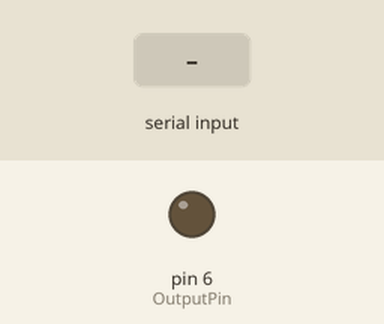
Simulated run of this sketch. Board: Arduino Uno, built with avr-gcc and run on an emulated ATmega328P. Shown: output pins drawn as LEDs (lit = HIGH). Inputs (shaded band) come from the test bench.

Above: at 1.2 s.
1.3 s: "30,150\n" received over Serial
Timing chart, 0 to 4.3 s (numbered marks = the images above; inputs shaded):
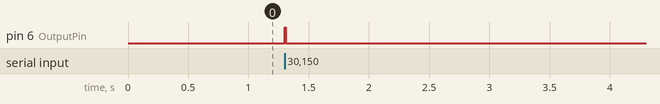

Measured:
- after the input at 1.3 s, pin 6 (OutputPin): LOW → HIGH at once, → LOW 0.01 s later

The sketch:

SpeedoDrive-V2.ino
```cpp
// (licence header left out)
// |------------------------------- HELPFUL INFO ------------------------------------------------------------------------------------------------------------|
    // ATTINY202 PINS (ALL)
        // 1 - VDD | 1.8V - 5.5V
        // 2 - PA6 | UART TXD
        // 3 - PA7 | UART RXD
        // 4 - PA2 |
        // 5 - PA1 |
        // 6 - PA0 | RESET
        // 7 - PA3 |
        // 8 - GND

    // ATmega328P PINS (ONLY USEFUL)
        //  2 - PD0 | UART RXD
        //  3 - PD1 | UART TXD
        // 12 - PD6

    // delayMicroseconds
        // Data Type = INT
        // has a minimum delay value of     3 uS
        // has a maximum delay value of 16383 uS

    // delay
        // Data Type = INT
        // has a minimum delay value of     1 mS
        // has a minimum delay value of 32767 mS

    // Conversion Algorithims (Long Form | Simplified)
        // mS | (1000/((KPH * PPK) / 3600))/2           |        1800000 / (KPH * PPK)
        // uS | (1000/((KPH * PPK) / 3600)*1000)/2      |     1800000000 / (KPH * PPK)


// |------------------------------- DEFINITIONS -------------------------------------------------------------------------------------------------------------|

// Variables
const double PPK = 6301;   // Standard V8 Ute 235/45/R17
const int UartTimeout = 5; //mS
int KPH = 0;

// Pin Definitions
#define OutputPin 6 // 6 for ATmega328 | 2 for ATTINY202


// |------------------------------- SETUP -------------------------------------------------------------------------------------------------------------------|
void setup()
{
  // Set Output Pin
  pinMode(OutputPin, OUTPUT);

  // Open UART to get Speed
  Serial.begin(115200);
  Serial.setTimeout(UartTimeout);
}

// |------------------------------- LOOP --------------------------------------------------------------------------------------------------------------------|
void loop()
{
  // Check for Updated Speed Value
  if (Serial.available())
  {
    KPH = Serial.parseInt();
  }

  // Generate Pulse if speed not 0 KPH (0 will cause an arithmatic failure)
  if (KPH != 0)
  {
    GeneratePulse(KPH);
  }
}

// |------------------------------- GENERATE PULSE ----------------------------------------------------------------------------------------------------------|
void GeneratePulse(int Speed)
{
  if (Speed < 20) // Less that 20 KPH needs Milliseconds as Pulse Duration is longer than MAX Microseconds
  {
    double SpeedoPulse = CalcPulseMS(Speed);
    digitalWrite(OutputPin, HIGH);
    delay(SpeedoPulse);
    digitalWrite(OutputPin, LOW);
    delay(SpeedoPulse);
  }
  else
  {
    double SpeedoPulse = CalcPulseUS(Speed); // Greater than 20 KPH needs Microseconds for greater pulse resolution
    digitalWrite(OutputPin, HIGH);
    delayMicroseconds(SpeedoPulse);
    digitalWrite(OutputPin, LOW);
    delayMicroseconds(SpeedoPulse);
  }
}

// |------------------------------- CALCULATE PULSE ---------------------------------------------------------------------------------------------------------|
int CalcPulseMS(int Speed)
{
  return (1000 / ((Speed * PPK) / 3600)) / 2;
}

int CalcPulseUS(int Speed)
{
  return (1000 / ((Speed * PPK) / 3600) * 1000) / 2;
}
```
